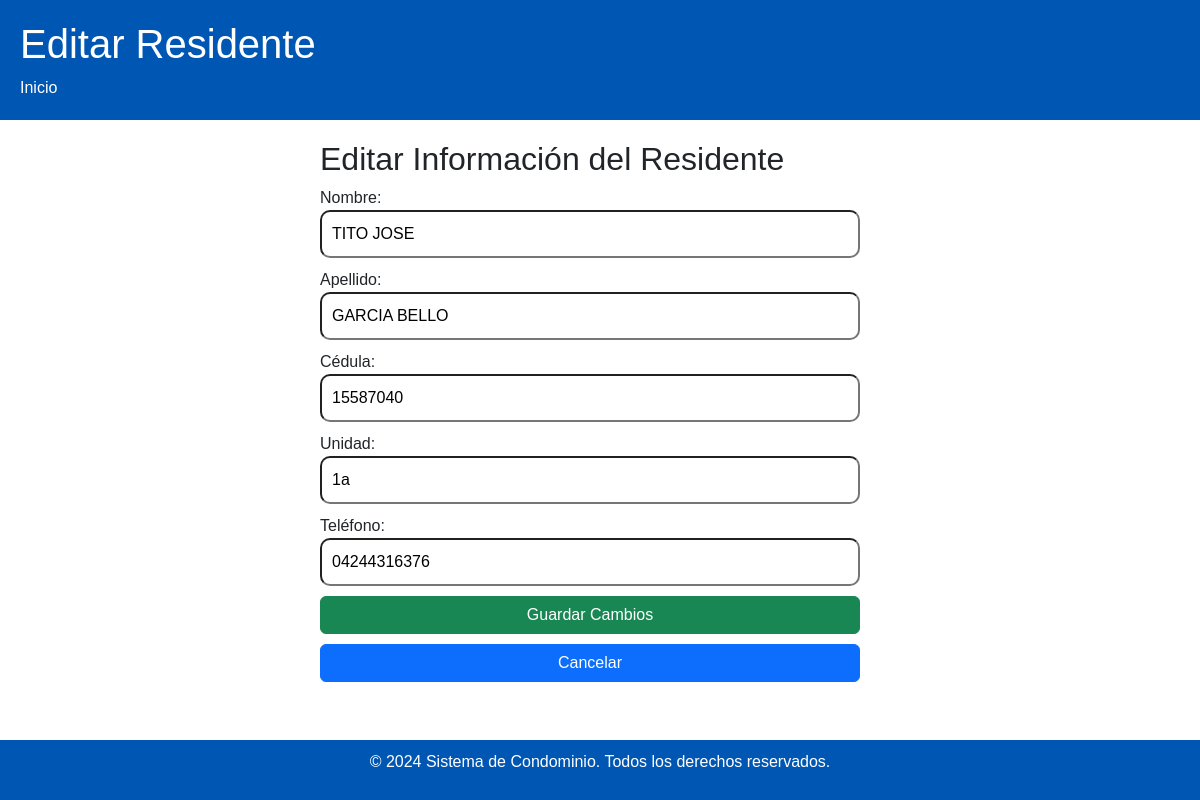
/editar_residente.php?id=1 (signed in), run on the app's committed database.
### tables this page shows
CREATE TABLE `residentes` (
  `id` int(11) NOT NULL,
  `nombre` varchar(50) NOT NULL,
  `apellido` varchar(50) NOT NULL,
  `cedula` varchar(20) NOT NULL,
  `unidad` varchar(20) NOT NULL,
  `telefono` varchar(20) NOT NULL
);

### editar_residente.php (the view, shortened to what this page needs)
<!DOCTYPE html>
<html>
<head>
    <link rel="stylesheet" type="text/css" href="./styles.css">
    <link href="https://cdn.jsdelivr.net/npm/bootstrap@5.3.3/dist/css/bootstrap.min.css" rel="stylesheet">
</head>
<body>
    <header>
        <h1>Editar Residente</h1>
        <nav>
            <ul>
                <li><a id="inicio-btn">Inicio</a></li>
            </ul>
        </nav>
    </header>
    <main>
        <div>
            <h2>Editar Información del Residente</h2>
            <form id="residente-form" action="guardar.php" method="POST">
                <?php
                require 'conection.php';
                $residente_id = $_GET['id'];
                $sql = "SELECT id, nombre, apellido, cedula, unidad, telefono FROM residentes WHERE id = $residente_id";
                $result = $conn->query($sql);
                if ($result->num_rows > 0) {
                    $row = $result->fetch_assoc();
                    echo '<label for="nombre">Nombre:</label>';
                    echo '<input type="text" id="nombre" name="nombre" value="' . $row['nombre'] . '" required>';
                    echo '<label for="apellido">Apellido:</label>';
                    echo '<input type="text" id="apellido" name="apellido" value="' . $row['apellido'] . '" required>';
                    echo '<label for="cedula">Cédula:</label>';
                    echo '<input type="text" id="cedula" name="cedula" value="' . $row['cedula'] . '" required>';
                    if ($_SESSION['rol'] === 'user') {
                        echo '<label for="unidad">Unidad:</label>';
                        echo '<input type="text" id="unidad" name="unidad" value="' . $row['unidad'] . '" required readonly>';
                        echo '<small>Este campo no puede ser modificado.</small>';
                        echo '<br>';
                    } else {
                        echo '<label for="unidad">Unidad:</label>';
                        echo '<input type="text" id="unidad" name="unidad" value="' . $row['unidad'] . '" required>';
                    }
                    echo '<label for="telefono">Teléfono:</label>';
                    echo '<input type="tel" id="telefono" name="telefono" value="' . $row['telefono'] . '" required>';
                } else {
                    echo "No se encontraron datos del residente.";
                }
                ?>
                <button type="submit" class='btn btn-success'>Guardar Cambios</button>
                <button type="button" id="cancelar-btn" class='btn btn-primary'>Cancelar</button>
            </form>
        </div>
    </main>
    <footer>
        <p>&copy; 2024 Sistema de Condominio. Todos los derechos reservados.</p>
    </footer>
</body>
</html>

### styles.css (style rules this page uses)
body { font-family: Arial, sans-serif; margin: 0; padding: 0; display: flex; flex-direction: column; min-height: 100vh; background-color: #f0f5f9; }
header { background-color: #007bff; color: #fff; padding: 20px; }
nav ul { list-style-type: none; margin: 0; padding: 0; display: flex; }
nav li { margin-right: 20px; }
nav a { color: #fff; text-decoration: none; transition: color 0.3s ease; }
main { flex-grow: 1; padding: 20px; }
footer { background-color: #007bff; color: #fff; text-align: center; padding: 10px; margin-top: auto; }
button { background-color: #007bff; color: #fff; border: none; padding: 10px 20px; text-align: center; text-decoration: none; display: inline-block; font-size: 16px; margin: 4px 2px; cursor: pointer; border-radius: 4px; transition: background-color 0.3s ease; }

### editar_residente.php (style rules this page uses)
body, html { height: 100%; margin: 0; font-family: Arial, sans-serif; }
main { width: 100%; max-width: 600px; margin: auto; padding: 20px; box-sizing: border-box; height: 85vh; }
form { width: 100%; }
form input, form button { width: calc(100% - 20px); margin-bottom: 10px; padding: 10px; box-sizing: border-box; border-radius: 10px; }
header { background-color: #0056b3; color: #fff; padding: 20px; }
footer { background-color: #0056b3; color: #fff; text-align: center; padding: 10px; margin-top: auto; }

### data on the page
residentes: nombre "TITO JOSE", apellido "GARCIA BELLO", cedula "15587040", unidad "1a", telefono "04244316376"
